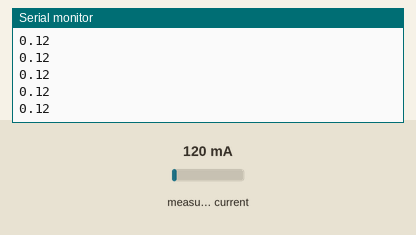
A sketch run on a simulated ATtiny85, built with avr-gcc and run on an emulated ATtiny85. On the bench: the last lines printed to the serial monitor. The inputs (shaded band) are chosen by the test bench; at power-on: measured current 120 mA.

Above: at 1.2 s.
1.3 s: measured current set to 40 mA
At 1.58 s:
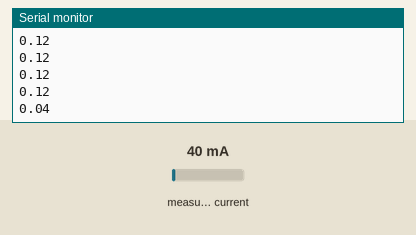
2.8 s: measured current set to 500 mA
At 2.84 s:
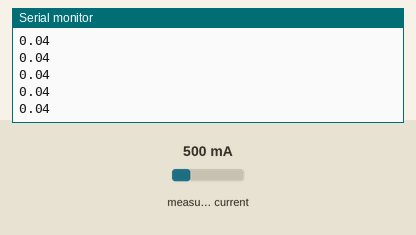
Timing chart, 0 to 5.8 s (numbered marks = the images above; inputs shaded):
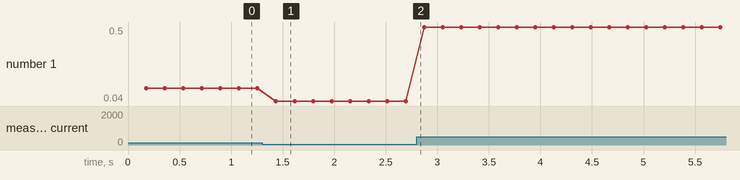

Measured:
- after the input at 1.3 s, the serial monitor: prints a new line after 0.14 s (image 1)
- plotted number 1: 0.12 → 0.04 after the input at 1.3 s, 0.04 → 0.5 after the input at 2.8 s

The sketch:

sketch_sep25a.ino
```cpp
//Programa : Medidor de corrente com Arduino e SCT-013 100A
//Autor : FILIPEFLOP

//Baseado no programa exemplo da biblioteca EmonLib

//Carrega as bibliotecas

#include "EmonLib.h"
#include <SPI.h>


EnergyMonitor emon1;


//Pino do sensor SCT
int pino_sct = A1;

void setup()
{
  Serial.begin(9600);
  emon1.current(pino_sct, 0.12);
}

void loop()
{
  //Calcula a corrente
  float Irms = emon1.calcIrms(1480);

  if(Irms <= 0.01) {
    Irms = 0.0;
  }

  Serial.print(Irms);
  Serial.print("\n");


}
```
